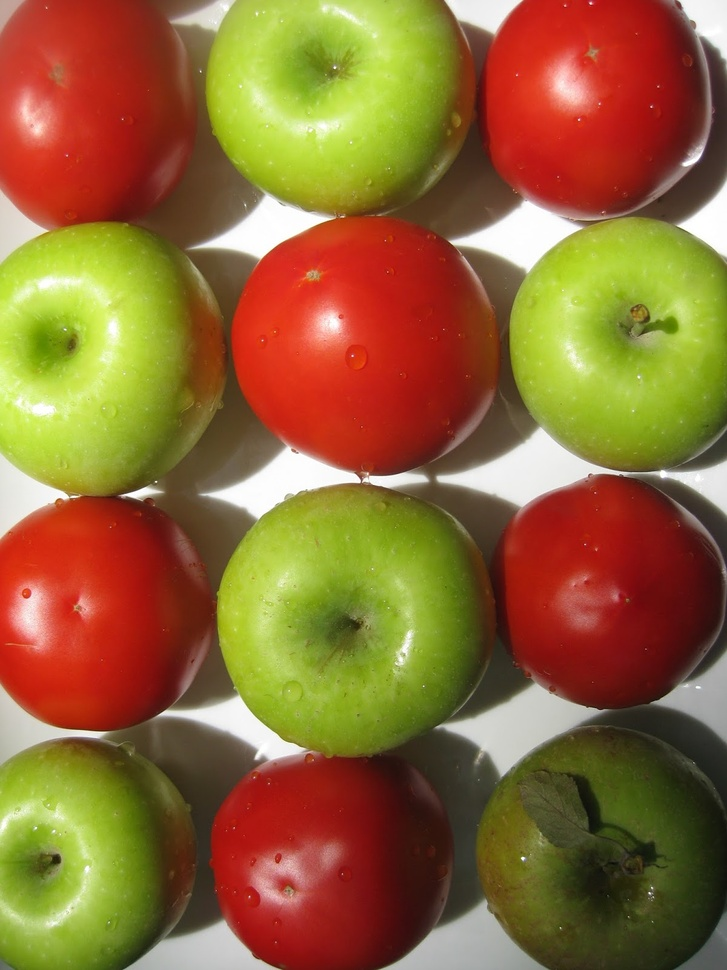
#> input picture Lab5_Image_Segmentation/tomatoes_and_apples.jpg, 727 x 970 px, shrunk from 1200 x 1600 before the run, given in place of the camera
$ python Lab3_Task3_Gaussian_Background_Substractor_and_motion_finding.py
#> lines starting #> are read from the running program, lines starting #| are printed output that depends on the picture; after the words box and inside, x2 and y2 are one past the last pixel; in counts of white or black regions, pixels touching at a corner belong together
from __future__ import print_function
import cv2 as cv
import argparse

parser = argparse.ArgumentParser(description='This program shows how to use background subtraction methods provided by \
 OpenCV. You can process both videos and images.')
parser.add_argument('--input', type=str, help='Path to a video or a sequence of image.', default='vtest.avi')
parser.add_argument('--algo', type=str, help='Background subtraction method (KNN, MOG2).', default='MOG2')
args = parser.parse_args()

if args.algo == 'MOG2':
    backSub = cv.createBackgroundSubtractorMOG2()
else:
    backSub = cv.createBackgroundSubtractorKNN()

capture = cv.VideoCapture(0)
if not capture.isOpened():
    print('Unable to open: ' + args.input)
    exit(0)

while True:
    ret, frame = capture.read()
#> frame is the input picture: shape (970, 727, 3); mean B, G, R 53.7, 103.8, 144
    frame = cv.cvtColor(frame, cv.COLOR_BGR2GRAY)
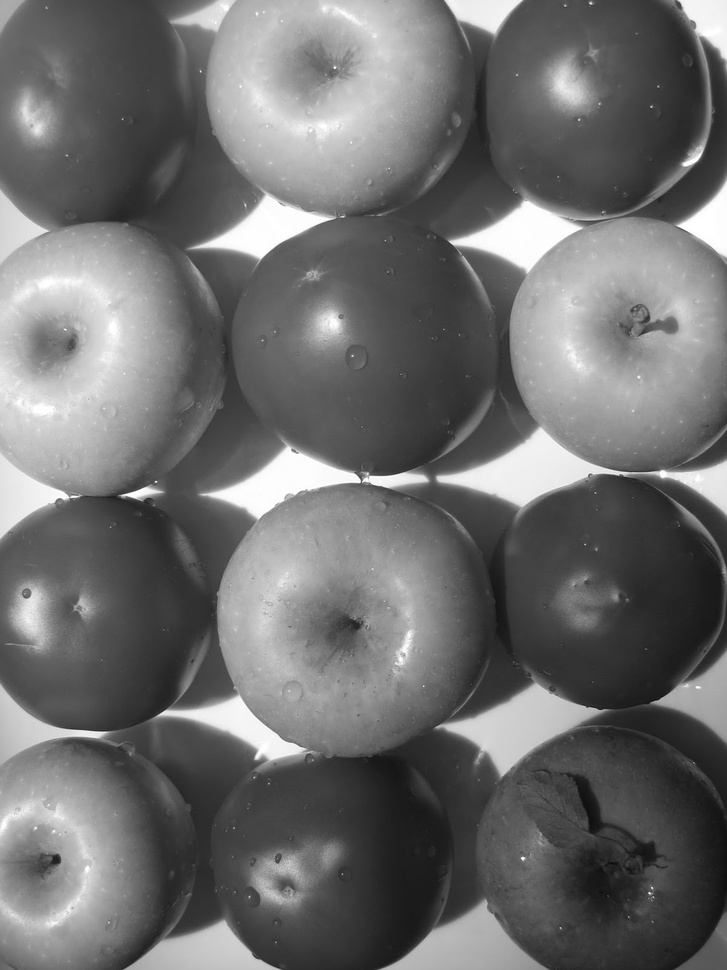
#> frame: shape (970, 727); min 8, max 255, mean 110.1
    if frame is None:
        break

    fgMask = backSub.apply(frame)
#> fgMask: shape (970, 727); every value is 127
    ret, fgMask = cv.threshold(fgMask, 70, 255, cv.THRESH_BINARY)
#> fgMask: shape (970, 727); every value is 255
    fgMask = cv.morphologyEx(fgMask, cv.MORPH_CLOSE, cv.getStructuringElement(cv.MORPH_ELLIPSE, (15, 15)))
    white_pixels = cv.countNonZero(fgMask)
#> white_pixels = 705190
    if white_pixels > 0.05 * fgMask.size:
        cv.putText(frame, 'Motion Detected', (10, 30), cv.FONT_HERSHEY_SIMPLEX, 1, (0, 0, 255), 2, cv.LINE_AA)
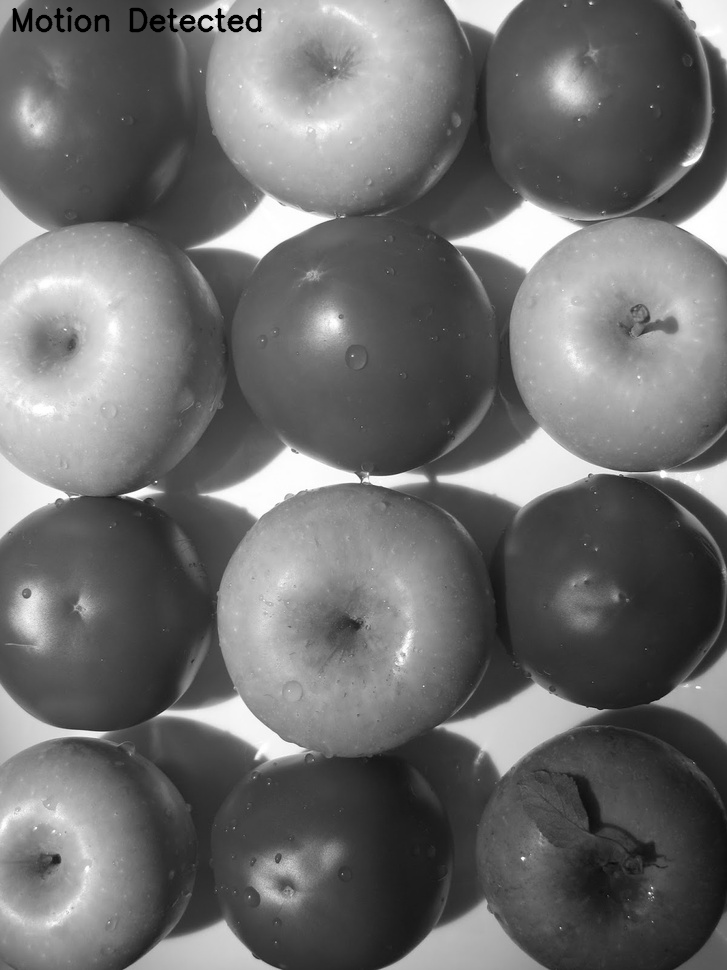
#> frame: shape (970, 727); 0.43% of pixels changed, all inside (x1, y1, x2, y2) = (12, 7, 262, 33)

    # add a frame around changed pixels
    contours, hierarchy = cv.findContours(fgMask, cv.RETR_TREE, cv.CHAIN_APPROX_SIMPLE)
#> contours = [[[0, 0], [0, 969], [726, 969], [726, 0]]]
    for i, contour in enumerate(contours):
        x, y, w, h = cv.boundingRect(contour)
        cv.rectangle(frame, (x, y), (x + w, y + h), (0, 255, 0), 2)
#> this loop made 1 pass
#> (contour, x, y, w, h) on pass 1: ([[0, 0], [0, 969], [726, 969], [726, 0]], 0, 0, 727, 970)
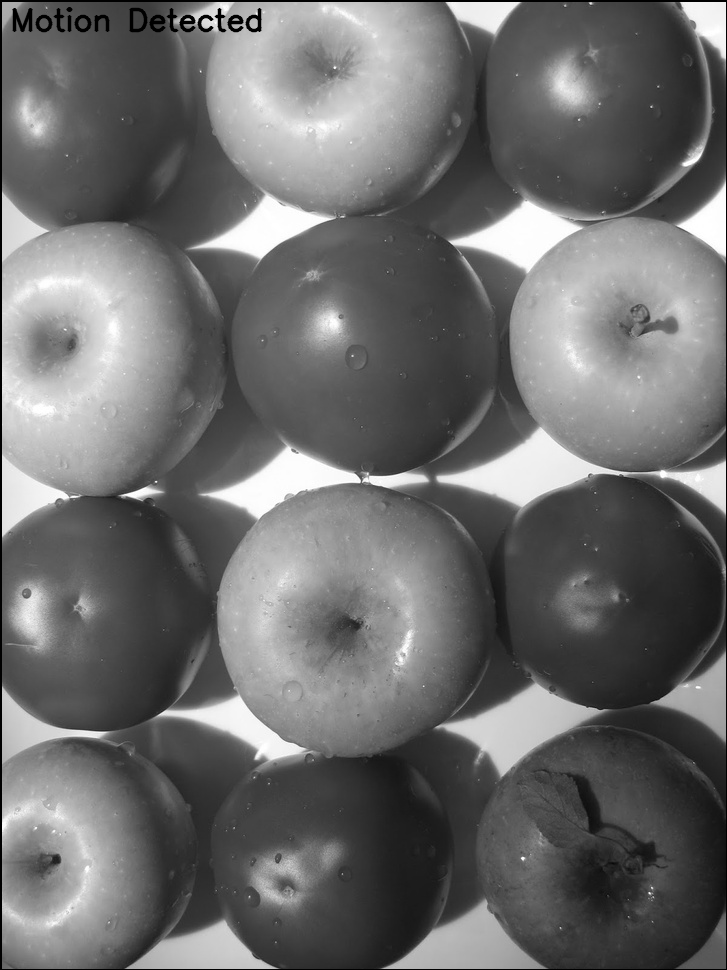
#> frame: shape (970, 727); 0.72% of pixels changed, all inside (x1, y1, x2, y2) = (0, 0, 727, 970)


    cv.imshow('Frame', frame)
    cv.imshow('FG Mask', fgMask)

    keyboard = cv.waitKey(30)
#> (key Esc is pressed here)
    if keyboard == 'q' or keyboard == 27:
        break
